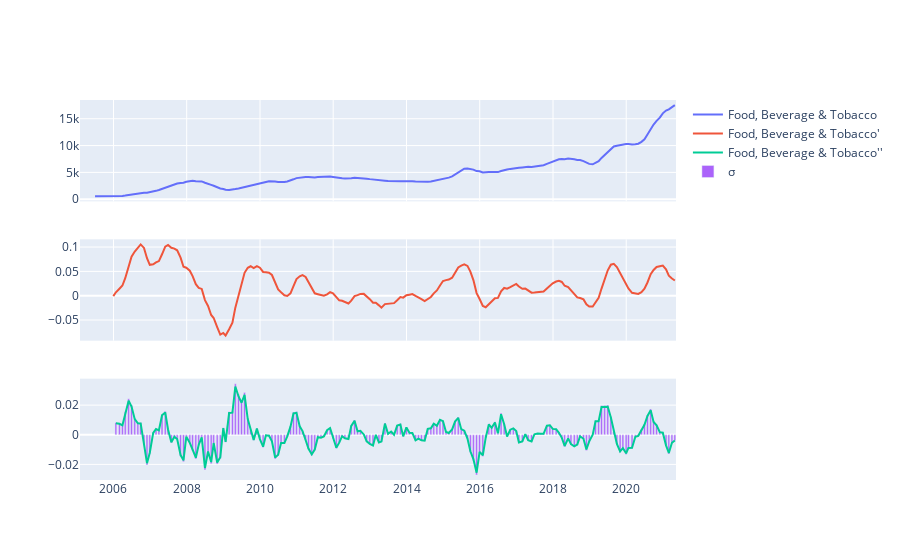

The notebook cell saved with this chart:
### Code cell
e = industry_month_begin['Food, Beverage & Tobacco'].rolling(6).mean()

fig = make_subplots(rows=3, cols=1, shared_xaxes=True)

fig.add_trace(go.Scatter(x=e.index,
                         y=e,
                         mode='lines', name=f"{e.name}"),
                         row=1, col=1)
fig.add_trace(go.Scatter(x=differentiate(e, 1).index,
                         y=differentiate(e, 1).rolling(6).mean(),
                         mode='lines', name=f"{e.name}'"),
                         row=2, col=1)
fig.add_trace(go.Scatter(x=differentiate(e, 2).index,
                         y=differentiate(e, 2).rolling(6).mean(),
                         mode='lines', name=f"{e.name}''"),
                         row=3, col=1)
fig.add_trace(go.Bar(x=differentiate(e, 2).index,
                     y=differentiate(e, 2).rolling(6).mean() / differentiate(e, 2).rolling(6).mean().std() / 100,
                     name='σ'),
                     row=3, col=1)

### Figure 1 — Plotly figure (JSON) as saved in the notebook; plotly's stock layout.template omitted (floating-point values rounded to 4 significant figures; data arrays with more than 128 entries replaced by an {"elided": "..."} marker saying what was removed)
{"data": [{"mode": "lines", "name": "Food, Beverage & Tobacco", "type": "scatter", "x": {"elided": "196 str values"}, "xaxis": "x", "y": {"elided": "196 float values"}, "yaxis": "y"}, {"mode": "lines", "name": "Food, Beverage & Tobacco'", "type": "scatter", "x": {"elided": "195 str values"}, "xaxis": "x2", "y": {"elided": "195 float values"}, "yaxis": "y2"}, {"mode": "lines", "name": "Food, Beverage & Tobacco''", "type": "scatter", "x": {"elided": "194 str values"}, "xaxis": "x3", "y": {"elided": "194 float values"}, "yaxis": "y3"}, {"name": "σ", "type": "bar", "x": {"elided": "194 str values"}, "xaxis": "x3", "y": {"elided": "194 float values"}, "yaxis": "y3"}], "layout": {"xaxis": {"anchor": "y", "domain": [0, 1], "matches": "x3", "showticklabels": false}, "xaxis2": {"anchor": "y2", "domain": [0, 1], "matches": "x3", "showticklabels": false}, "xaxis3": {"anchor": "y3", "domain": [0, 1]}, "yaxis": {"anchor": "x", "domain": [0.7333, 1]}, "yaxis2": {"anchor": "x2", "domain": [0.3667, 0.6333]}, "yaxis3": {"anchor": "x3", "domain": [0, 0.2667]}}}
